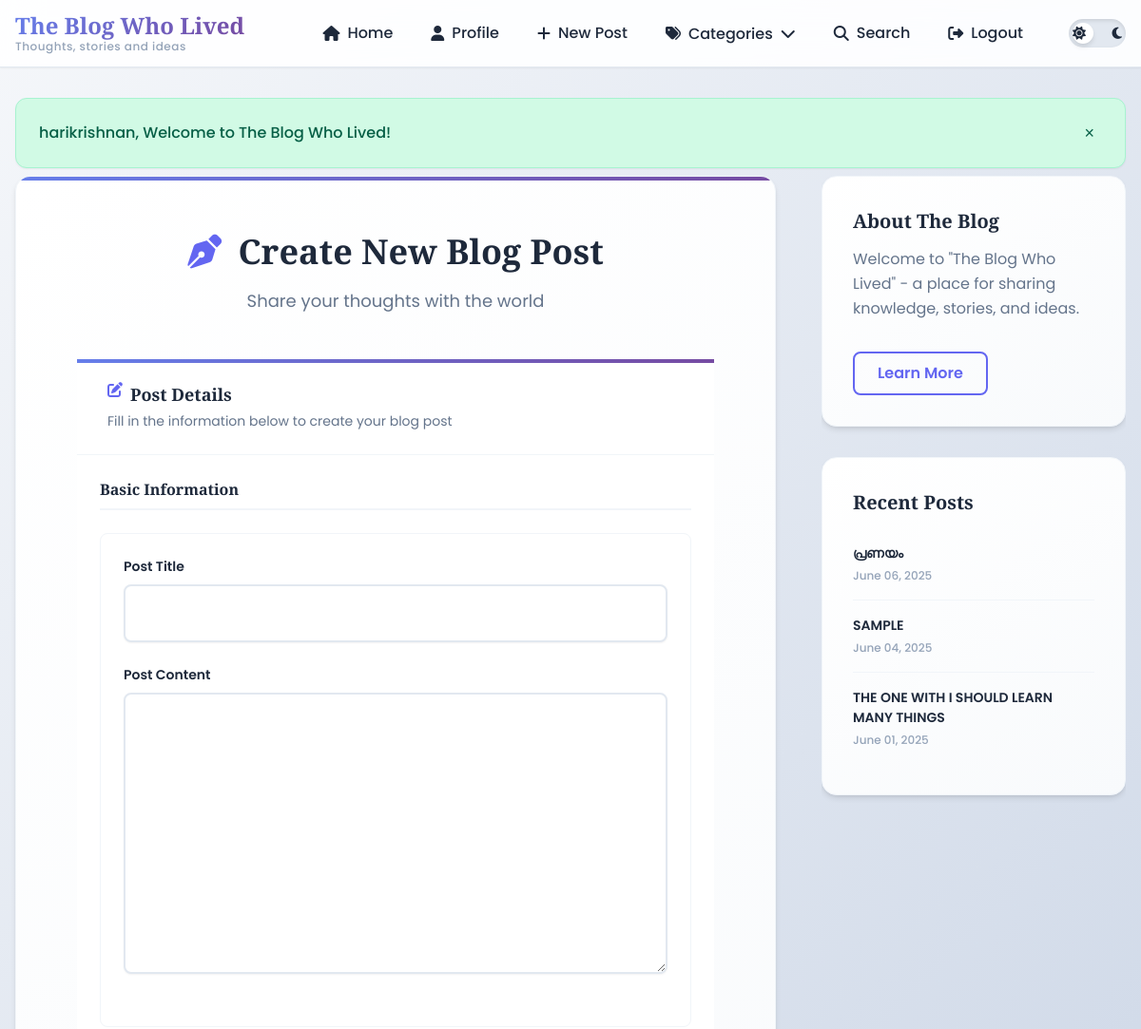
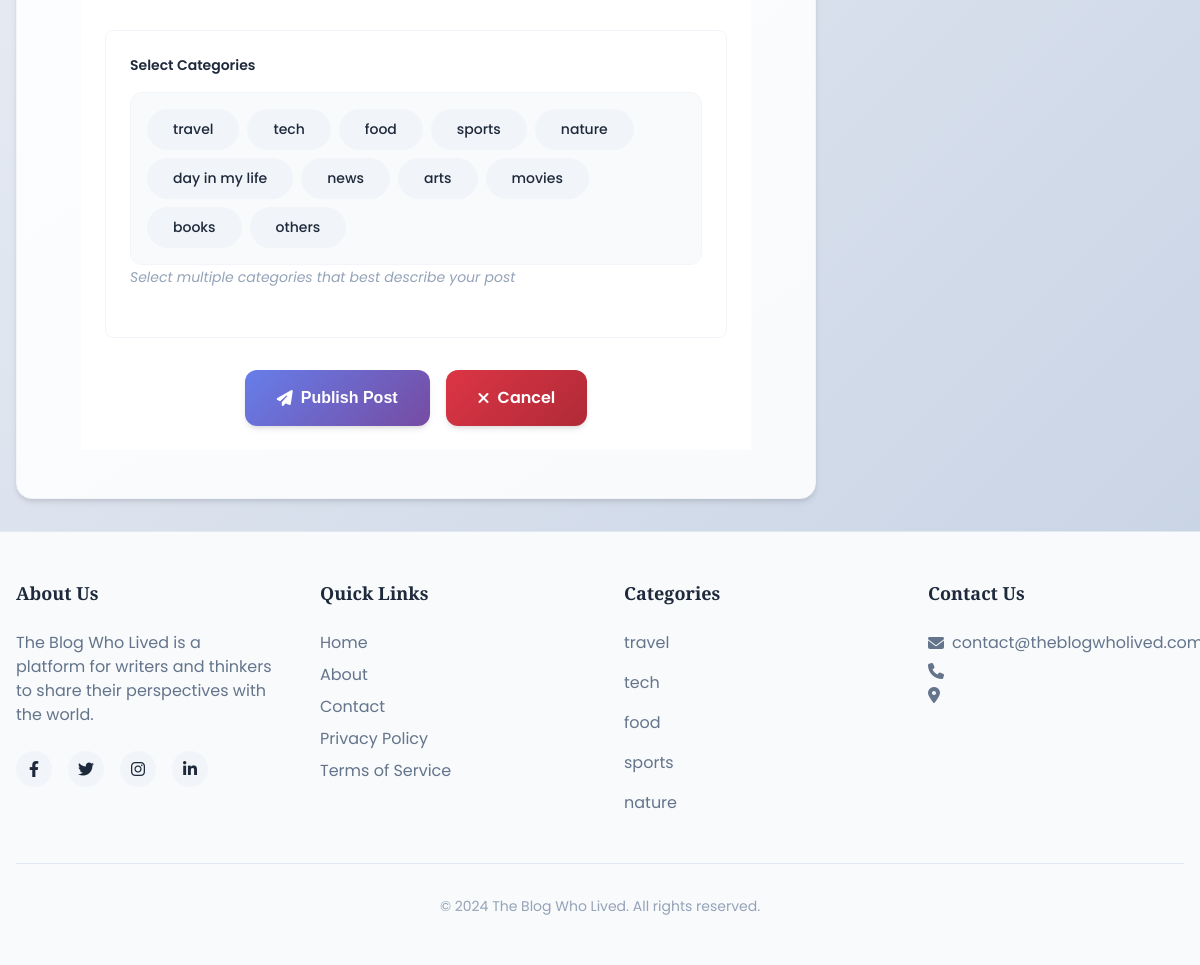
The app's page /post/new/ (signed in) with its own data (2 pictures, top to bottom).
### blog/models.py (models this page shows, shortened)
class Category(models.Model):
    name = models.CharField(max_length=100, unique=True)
    def __str__(self):
        return self.name

class Post(models.Model):
    title = models.CharField(max_length=200)
    content = models.TextField()
    date_posted = models.DateTimeField(default=timezone.now)
    author = models.ForeignKey(User, on_delete=models.CASCADE)
    categories = models.ManyToManyField(Category)

### blog/views.py (the view, shortened to what this page needs)
# urls.py: path('post/new/', PostCreateView.as_view(), name='post-create'),
class PostCreateView(LoginRequiredMixin, CreateView):
    model = Post
    form_class = PostForm
    def get_context_data(self, **kwargs):
        context = super().get_context_data(**kwargs)
        context['recent_posts'] = Post.objects.order_by('-date_posted')[:3]
        return context

### blog/templates/blog/post_form.html (shortened to what this page needs)
{% extends 'blog/base.html' %}
{% load crispy_forms_tags %}
{% load static %}
{% block content %}
<link rel="stylesheet" href="{% static 'blog/post_form.css' %}">
<div class="container py-5">
    <div class="row justify-content-center">
        <div class="col-lg-10 col-md-12">
            <div class="post-header" style="text-align: center; margin-bottom: var(--space-2xl);">
                <h1 class="post-title" style="font-size: var(--text-4xl); margin-bottom: var(--space-md);">
                    <i class="fas fa-pen-nib" style="color: var(--primary-color); margin-right: var(--space-sm);"></i>
                    Create New Blog Post
                </h1>
                <p style="color: var(--text-secondary); font-size: var(--text-lg);">
                    Share your thoughts with the world
                </p>
            </div>
            <div class="row g-4">
                <div class="col-md-8">
                    <div class="card shadow-sm rounded-4 border-0 h-100">
                        <div class="form-header">
                            <h5 class="form-header-title">
                                <i class="fas fa-edit"></i> Post Details
                            </h5>
                            <p class="form-subtitle">Fill in the information below to create your blog post</p>
                        </div>
                        <div class="card-body">
                            <form method="POST" enctype="multipart/form-data" class="blog-form">
                                <div class="form-section">
                                    <h6 class="section-title">Basic Information</h6>
                                    <div class="form-fields">
                                        <div class="form-group">
                                            <label for="{{ form.title.id_for_label }}" class="form-label">
                                                Post Title
                                            </label>
                                            {{ form.title }}
                                        </div>
                                        <div class="form-group">
                                            <label for="{{ form.content.id_for_label }}" class="form-label">
                                                Post Content
                                            </label>
                                            {{ form.content }}
                                        </div>
                                    </div>
                                </div>
                                <div class="form-section">
                                    <div class="form-fields">
                                        <div class="form-group">
                                            <label class="form-label" style="margin-bottom: var(--space-md);">
                                                Select Categories
                                            </label>
                                            <div class="category-selection">
                                                {% for checkbox in form.categories %}
                                                <div class="category-item">
                                                    <label for="{{ checkbox.id_for_label }}" class="category-label">
                                                        {{ checkbox.choice_label }}
                                                    </label>
                                                </div>
                                                {% endfor %}
                                            </div>
                                            <small class="form-hint">
                                                Select multiple categories that best describe your post
                                            </small>
                                        </div>
                                    </div>
                                </div>
                                <div class="form-actions">
                                    <button type="submit" class="action-btn primary">
                                        <i class="fas fa-paper-plane"></i>
                                        Publish Post
                                    </button>
                                    <a href="{% url 'home' %}" class="action-btn secondary">
                                        <i class="fas fa-times"></i>
                                        Cancel
                                    </a>
                                </div>
                            </form>
                        </div>
                    </div>
                </div>
            </div>
        </div>
    </div>
</div>
{% endblock %}

### blog/templates/blog/base.html (shortened to what this page needs)
<!DOCTYPE html>
<html lang="en">
<head>
    <link rel="stylesheet" href="https://cdnjs.cloudflare.com/ajax/libs/font-awesome/6.4.0/css/all.min.css">
    <link rel="stylesheet" href="/static/blog/main.css">
</head>
<body>
    <header class="main-header">
        <div class="header-container">
            <div class="logo-container">
                <a href="/" class="logo-link">
                    <h1 class="logo">The Blog Who Lived</h1>
                    <p class="tagline">Thoughts, stories and ideas</p>
                </a>
            </div>
            <nav class="main-nav" aria-label="Main navigation">
                <ul class="nav-list">
                {% if user.is_authenticated %}
                    <li><a href="{% url 'home' %}" class="nav-link"><i class="fas fa-home"></i> <span>Home</span></a></li>
                    <li><a href="{% url 'profile' %}" class="nav-link"><i class="fas fa-user"></i> <span>Profile</span></a></li>
                    <li><a href="{% url 'post-create' %}" class="nav-link"><i class="fas fa-plus"></i> <span>New Post</span></a></li>
                    <li class="dropdown">
                        <button class="dropdown-btn" aria-expanded="false">
                            <i class="fas fa-tags"></i> <span>Categories</span> <i class="fas fa-chevron-down"></i>
                        </button>
                    </li>
                    <li><a href="{% url 'search' %}" class="nav-link"><i class="fas fa-search"></i> <span>Search</span></a></li>
                    <li><a href="{% url 'logout' %}" class="nav-link"><i class="fas fa-sign-out-alt"></i> <span>Logout</span></a></li>
                {% endif %}
                </ul>
                <div class="theme-toggle">
                    <label for="dark-mode-toggle" class="toggle-label">
                        <i class="fas fa-sun"></i>
                        <i class="fas fa-moon"></i>
                        <span class="toggle-ball"></span>
                    </label>
                </div>
            </nav>
        </div>
    </header>
    <main id="main-content" class="main-content">
        {% if user.is_authenticated %}
        <div class="messages-container" style="max-width: 1200px; margin: 0 auto; padding: 0 1rem;">
            <div class="alert alert-success">
                {{user.username}}, Welcome to The Blog Who Lived!
                <button class="close-alert" aria-label="Close message">&times;</button>
            </div>
        </div>
        {% endif %}
        <div class="container">
            <div class="grid-layout">
                <div class="primary-content">
                    <div style="margin-top: .5rem;">
                        {% block content %}
                        {% endblock %}
                    </div>
                </div>
                <aside class="sidebar" aria-label="Sidebar" style="order: 2;">
                    <section class="sidebar-card about-card">
                        <h2 class="card-title">About The Blog</h2>
                        <div class="card-content">
                            <p>Welcome to "The Blog Who Lived" - a place for sharing knowledge, stories, and ideas.</p>
                            <a href="{% url 'about' %}" class="btn btn-outline" style="margin-top:1rem;">Learn More</a>
                        </div>
                    </section>
                    <section class="sidebar-card" style="">
                        <h2 class="card-title">Recent Posts</h2>
                        <ul class="recent-posts">
                            {% for post in recent_posts %}
                            <li>
                                <a href="{% url 'post-detail' post.id %}" class="post-link">
                                    <span class="post-title">{{ post.title|upper }}</span>
                                    <span class="post-date">{{post.date_posted|date:"F d, Y"}}</span>
                                </a>
                            </li>
                            {% endfor %}
                        </ul>
                    </section>
                </aside>
            </div>
        </div>
    </main>
    <footer class="main-footer">
        <div class="footer-container">
            <div class="footer-grid">
                <div class="footer-section">
                    <h3 class="footer-title">About Us</h3>
                    <p>The Blog Who Lived is a platform for writers and thinkers to share their perspectives with the world.</p>
                    <div class="social-links">
                        <a href="#" aria-label="Facebook"><i class="fab fa-facebook-f"></i></a>
                        <a href="#" aria-label="Twitter"><i class="fab fa-twitter"></i></a>
                        <a href="#" aria-label="Instagram"><i class="fab fa-instagram"></i></a>
                        <a href="#" aria-label="LinkedIn"><i class="fab fa-linkedin-in"></i></a>
                    </div>
                </div>
                <div class="footer-section">
                    <h3 class="footer-title">Quick Links</h3>
                    <ul class="footer-links">
                        <li><a href="{% url 'home' %}">Home</a></li>
                        <li><a href="{% url 'about' %}">About</a></li>
                        <li><a href="#">Contact</a></li>
                        <li><a href="#">Privacy Policy</a></li>
                        <li><a href="#">Terms of Service</a></li>
                    </ul>
                </div>
                <div class="footer-section">
                    <h3 class="footer-title">Categories</h3>
                    {% for category in categories|slice:":5" %}
                    <ul class="footer-links">
                        <li><a href="{% url 'category-posts' category.name%}">{{ category.name }}</a></li>
                    </ul>
                    {% endfor %}
                </div>
                <div class="footer-section">
                    <h3 class="footer-title">Contact Us</h3>
                    <address>
                        <p><i class="fas fa-envelope"></i> contact@theblogwholived.com</p>
                        <p><i class="fas fa-phone"></i> </p>
                        <p><i class="fas fa-map-marker-alt"></i></p>
                    </address>
                </div>
            </div>
            <div class="copyright">
                <p>&copy; 2024 The Blog Who Lived. All rights reserved.</p>
            </div>
        </div>
    </footer>
</body>
</html>

### records on screen
Category: choice_label "travel", name "travel"
Category: choice_label "tech", name "tech"
Category: choice_label "food", name "food"
Category: choice_label "sports", name "sports"
Category: choice_label "nature", name "nature"
Category: choice_label "day in my life"
Category: choice_label "news"
Category: choice_label "arts"
Category: choice_label "movies"
Category: choice_label "books"
Category: choice_label "others"
Post: title "പ്രണയം", date_posted "June 06, 2025"
Post: title "SAMPLE", date_posted "June 04, 2025"
Post: title "THE ONE WITH I SHOULD LEARN MANY THINGS", date_posted "June 01, 2025"

### other values on screen
{{ user.username }} "harikrishnan"
